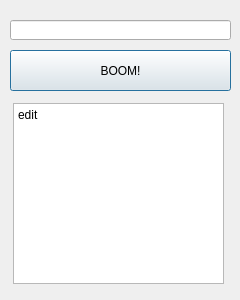
<?xml version="1.0" encoding="UTF-8"?>
<ui version="4.0">
 <class>Dialog</class>
 <widget class="QDialog" name="Dialog">
  <property name="geometry">
   <rect>
    <x>0</x>
    <y>0</y>
    <width>240</width>
    <height>300</height>
   </rect>
  </property>
  <property name="sizePolicy">
   <sizepolicy hsizetype="Fixed" vsizetype="Fixed">
    <horstretch>0</horstretch>
    <verstretch>0</verstretch>
   </sizepolicy>
  </property>
  <property name="minimumSize">
   <size>
    <width>240</width>
    <height>300</height>
   </size>
  </property>
  <property name="maximumSize">
   <size>
    <width>240</width>
    <height>300</height>
   </size>
  </property>
  <property name="windowTitle">
   <string>Site Downloader v0.1</string>
  </property>
  <widget class="QPushButton" name="pushButton">
   <property name="geometry">
    <rect>
     <x>10</x>
     <y>50</y>
     <width>221</width>
     <height>41</height>
    </rect>
   </property>
   <property name="text">
    <string>BOOM!</string>
   </property>
  </widget>
  <widget class="QLineEdit" name="linkEdit">
   <property name="geometry">
    <rect>
     <x>10</x>
     <y>20</y>
     <width>221</width>
     <height>20</height>
    </rect>
   </property>
  </widget>
  <widget class="QTextEdit" name="textEdit">
   <property name="geometry">
    <rect>
     <x>13</x>
     <y>103</y>
     <width>211</width>
     <height>181</height>
    </rect>
   </property>
   <property name="html">
    <string>&lt;!DOCTYPE HTML PUBLIC &quot;-//W3C//DTD HTML 4.0//EN&quot; &quot;http://www.w3.org/TR/REC-html40/strict.dtd&quot;&gt;
&lt;html&gt;&lt;head&gt;&lt;meta name=&quot;qrichtext&quot; content=&quot;1&quot; /&gt;&lt;style type=&quot;text/css&quot;&gt;
p, li { white-space: pre-wrap; }
&lt;/style&gt;&lt;/head&gt;&lt;body style=&quot; font-family:'Sans Serif'; font-size:9pt; font-weight:400; font-style:normal;&quot;&gt;
&lt;p style=&quot; margin-top:0px; margin-bottom:0px; margin-left:0px; margin-right:0px; -qt-block-indent:0; text-indent:0px;&quot;&gt;edit&lt;/p&gt;&lt;/body&gt;&lt;/html&gt;</string>
   </property>
  </widget>
 </widget>
 <resources/>
 <connections/>
</ui>
